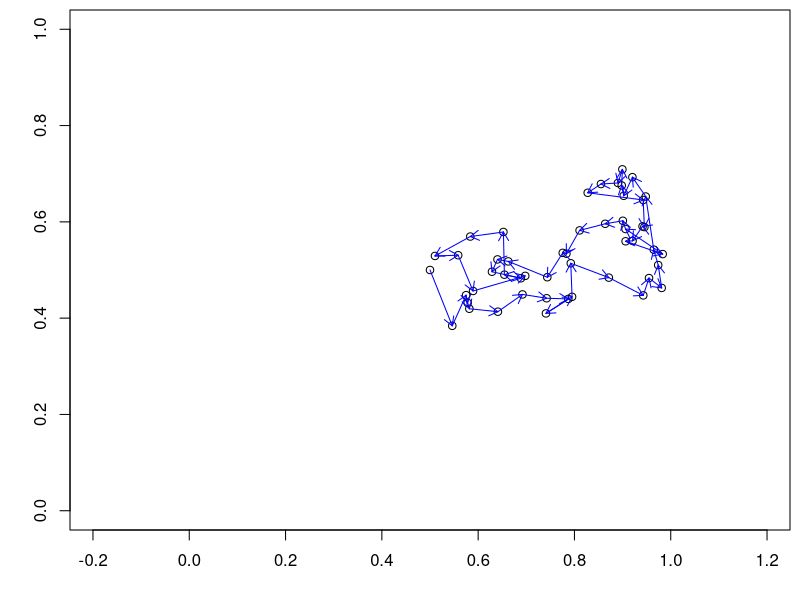

Here is the R script that generated this plot:
## ---- chunk 1
#| label: rw-simple
#| attr-source: 'style="font-size: 0.85em;"'

set.seed(4887730)
T <- 50
u <- matrix(NA, nrow=T, ncol=2)
u[1,] <- c(0.5,0.5)
for(t in 2:T) {
  epsilon <- rnorm(n=2, mean=c(0,0), sd=0.05)
  u[t,] <- u[t-1,] + epsilon
  ## Equivalent to two lines above
  ## u[t,] <- rnorm(n=2, mean=u[t-1,], sd=0.05)  
}
## ---- chunk 2
#| label: fig-rw-simple
#| attr-source: 'style="font-size: 0.85em;"'
#| fig-width: 7
#| fig-height: 7
#| fig.show: hide

par(mai=c(0.7,0.7,0.1,0.1))
plot(u, asp=1, xlim=c(0,1), ylim=c(0,1),
     xlab="", ylab="")
arrows(u[1:49,1], u[1:49,2],
       u[2:50,1], u[2:50,2], length=0.1,
       col="blue")

